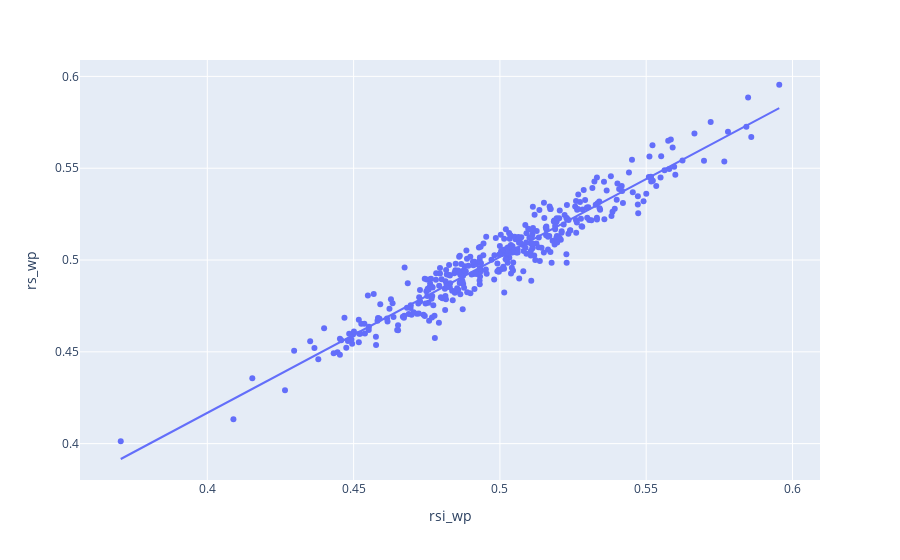

Write notebook code for a chart like this one.
### Code cell
px.scatter(pit_careers.query('game_id>=100').reset_index(), x='rsi_wp', y='rs_wp', hover_data=['starting_pitcher_id', 'rsi', 'runs_scored_9'], trendline='ols')

### Figure 1 — Plotly figure (JSON) as saved in the notebook; plotly's stock layout.template omitted (floating-point values rounded to 4 significant figures; data arrays with more than 128 entries replaced by an {"elided": "..."} marker saying what was removed)
{"data": [{"customdata": {"elided": "390x3 mixed values"}, "hovertemplate": "rsi_wp=%{x}<br>rs_wp=%{y}<br>starting_pitcher_id=%{customdata[0]}<br>rsi=%{customdata[1]}<br>runs_scored_9=%{customdata[2]}<extra></extra>", "legendgroup": "", "marker": {"color": "#636efa", "symbol": "circle"}, "mode": "markers", "name": "", "orientation": "v", "showlegend": false, "type": "scatter", "x": {"elided": "390 float values"}, "xaxis": "x", "y": {"elided": "390 float values"}, "yaxis": "y"}, {"hovertemplate": "<b>OLS trendline</b><br>rs_wp = 0.848996 * rsi_wp + 0.0771555<br>R<sup>2</sup>=0.924876<br><br>rsi_wp=%{x}<br>rs_wp=%{y} <b>(trend)</b><extra></extra>", "legendgroup": "", "marker": {"color": "#636efa", "symbol": "circle"}, "mode": "lines", "name": "", "showlegend": false, "type": "scatter", "x": {"elided": "390 float values"}, "xaxis": "x", "y": {"elided": "390 float values"}, "yaxis": "y"}], "layout": {"legend": {"tracegroupgap": 0}, "margin": {"t": 60}, "xaxis": {"anchor": "y", "domain": [0, 1], "title": {"text": "rsi_wp"}}, "yaxis": {"anchor": "x", "domain": [0, 1], "title": {"text": "rs_wp"}}}}
